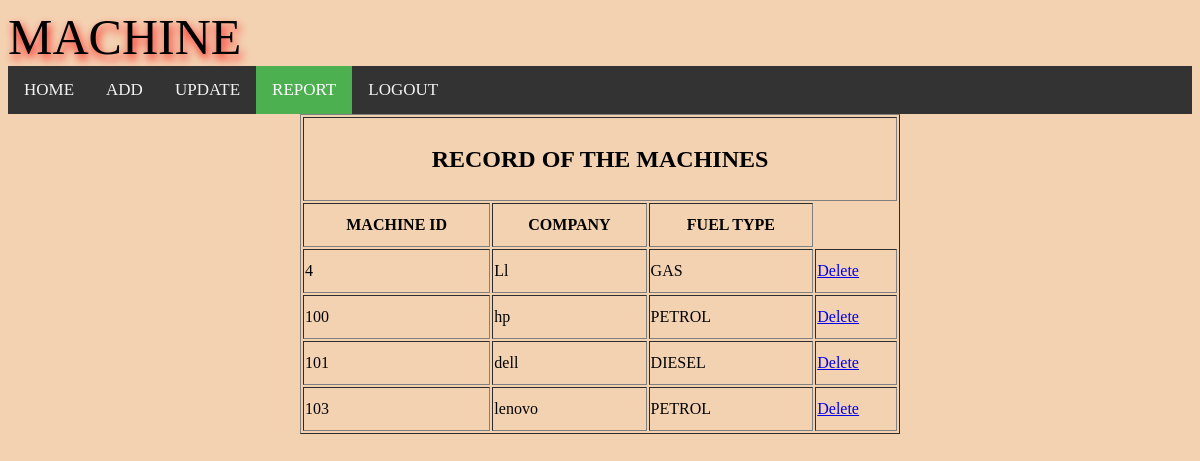
Page /rmachine.php on the committed database.
### tables this page shows
CREATE TABLE `machine` (
  `machineid` int(10) NOT NULL,
  `company` varchar(20) NOT NULL,
  `fueltype` varchar(10) NOT NULL
);

### rmachine.php (the view, shortened to what this page needs)
<?php
$servername = "localhost";
$userid = "root";
$password = "";
$dbname = "login";
$link= mysqli_connect($servername, $userid, $password, $dbname);
$sql="select * from machine";
$result=mysqli_query($link,$sql);
?>
<!DOCTYPE html>
<html>
<HEAD>
<div class="col-sm-5">
            <div ><span style="font-family:impact;text-shadow:2px 5px 10px red; font-size:50px">MACHINE</span></div>
        </div>
</HEAD>
<body>
<div class="topnav">
 <a  href="services.php">HOME</a>
<a   href="machine.php">ADD</a>
  <a  href="UMACHINE.php">UPDATE</a>
 <a  class="active" href="rmachine.php">REPORT</a>
	<a href="login.php">LOGOUT</a>
</div>
<table align="center"border="1px" style="width:600px; line-height:40px;">
<tr>
<th colspan="5"><h2>RECORD OF THE MACHINES</h2></th>
</tr>
<t>
<th>MACHINE ID</TH>
<th>COMPANY</TH>
<th>FUEL TYPE</TH>
</t>
<?php
 if(mysqli_num_rows($result) > 0){
	 while($row = mysqli_fetch_array($result))
	{
echo "<tr>";
                echo "<td>" . $row['machineid'] . "</td>";
                echo "<td>" . $row['company'] . "</td>";
                echo "<td>" . $row['fueltype'] . "</td>";
                echo"<td><a href=dmachine.php?machineid=".$row['machineid'].">Delete</a></td>";
            echo "</tr>";
        }
        echo "</table>";
}
    else{
        echo "No records matching your query were found.";
    }
?>
</body>
</html>

### rmachine.php (style rules this page uses)
body { background-color:#F3D2B2; }
.topnav { overflow: hidden; background-color: #333; }
.topnav a { float: left; color: #f2f2f2; text-align: center; padding: 14px 16px; text-decoration: none; font-size: 17px; }
.topnav a.active { background-color: #4CAF50; color: white; }

### rows in the picture
machine: machineid "4", company "Ll", fueltype "GAS"
machine: machineid "100", company "hp", fueltype "PETROL"
machine: machineid "101", company "dell", fueltype "DIESEL"
machine: machineid "103", company "lenovo", fueltype "PETROL"
